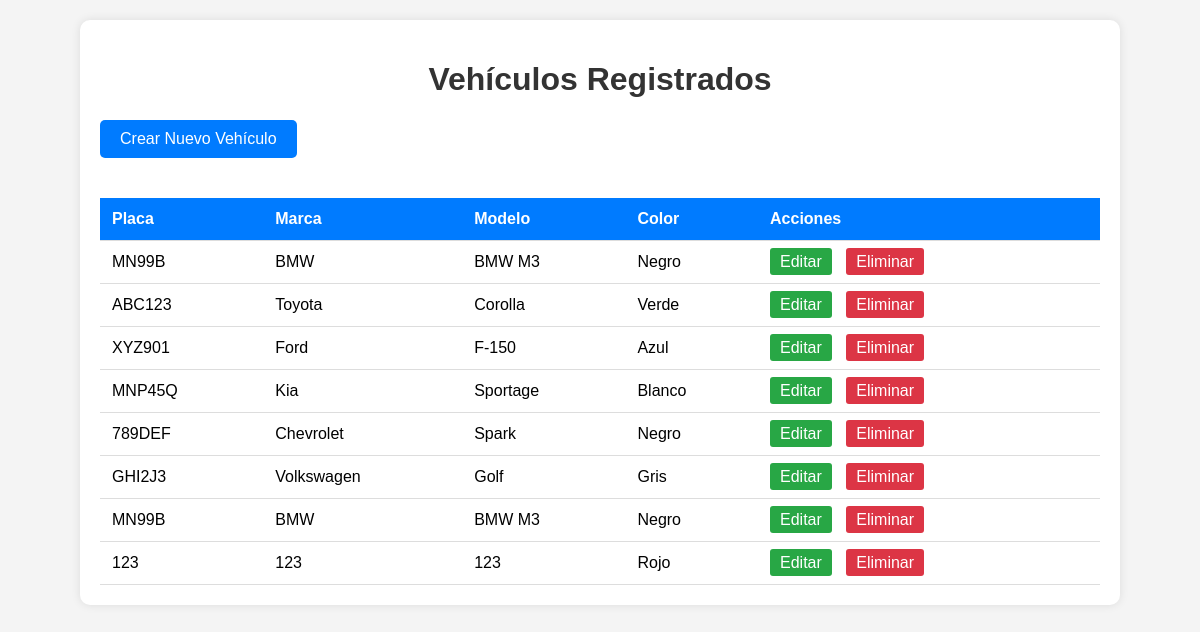
The page / on the database its author committed.
### vehiclesapp/models.py (models this page shows, shortened)
class Vehicle(models.Model):
    COLOR_CHOICES = [
        ('Rojo', 'Rojo'),
        ('Azul', 'Azul'),
        ('Verde', 'Verde'),
        ('Negro', 'Negro'),
        ('Blanco', 'Blanco'),
        ('Gris', 'Gris'),
        ('Plateado', 'Plateado'),
    ]
    numero_placa = models.CharField(max_length=10, verbose_name='Número de placa')
    marca = models.CharField(max_length=100, verbose_name='Marca del vehículo')
    modelo = models.CharField(max_length=100, verbose_name='Modelo del vehículo')
    color = models.CharField(max_length=50, choices=COLOR_CHOICES, verbose_name='Color del vehículo')

### vehiclesapp/views.py (the view)
# urls.py: path('', views.vehicle_list, name='vehicle_list'),
def vehicle_list(request):
    vehicles = Vehicle.objects.all()
    return render(request, 'list_view.html', {'vehicles': vehicles})

### vehiclesapp/templates/list_view.html (shortened to what this page needs)
<!DOCTYPE html>
<html>
<head>
</head>
<body>
    <div class="container">
        <h1>Vehículos Registrados</h1>
        <a href="{% url 'vehicle_create' %}" class="btn">Crear Nuevo Vehículo</a>
        <table>
            <thead>
                <tr>
                    <th>Placa</th>
                    <th>Marca</th>
                    <th>Modelo</th>
                    <th>Color</th>
                    <th>Acciones</th>
                </tr>
            </thead>
            <tbody>
                {% for vehicle in vehicles %}
                <tr>
                    <td>{{ vehicle.numero_placa }}</td>
                    <td>{{ vehicle.marca }}</td>
                    <td>{{ vehicle.modelo }}</td>
                    <td>{{ vehicle.color }}</td>
                    <td class="actions">
                        <a href="{% url 'vehicle_update' vehicle.pk %}" class="edit-btn">Editar</a>
                        <a href="{% url 'vehicle_delete' vehicle.pk %}" class="delete-btn">Eliminar</a>
                    </td>
                </tr>
                {% empty %}
                <tr>
                    <td colspan="5" style="text-align: center;">No hay vehículos registrados</td>
                </tr>
                {% endfor %}
            </tbody>
        </table>
    </div>
</body>
</html>

### vehiclesapp/templates/list_view.html (style rules this page uses)
body { font-family: Arial, sans-serif; margin: 20px; background-color: #f4f4f4; }
.container { max-width: 1000px; margin: 0 auto; background: white; padding: 20px; border-radius: 10px; box-shadow: 0 0 10px rgba(0,0,0,0.1); }
h1 { color: #333; text-align: center; }
table { width: 100%; border-collapse: collapse; margin-top: 20px; }
th, td { padding: 12px; text-align: left; border-bottom: 1px solid #ddd; }
th { background-color: #007bff; color: white; }
.btn { background-color: #007bff; color: white; padding: 10px 20px; text-decoration: none; border-radius: 5px; display: inline-block; margin-bottom: 20px; }
.actions a { margin-right: 10px; text-decoration: none; padding: 5px 10px; border-radius: 3px; }
.edit-btn { background-color: #28a745; color: white; }
.delete-btn { background-color: #dc3545; color: white; }

### rows shown on the page
Vehicle: numero_placa "MN99B", marca "BMW", modelo "BMW M3", color "Negro"
Vehicle: numero_placa "ABC123", marca "Toyota", modelo "Corolla", color "Verde"
Vehicle: numero_placa "XYZ901", marca "Ford", modelo "F-150", color "Azul"
Vehicle: numero_placa "MNP45Q", marca "Kia", modelo "Sportage", color "Blanco"
Vehicle: numero_placa "789DEF", marca "Chevrolet", modelo "Spark", color "Negro"
Vehicle: numero_placa "GHI2J3", marca "Volkswagen", modelo "Golf", color "Gris"
Vehicle: numero_placa "MN99B", marca "BMW", modelo "BMW M3", color "Negro"
Vehicle: numero_placa "123", marca "123", modelo "123", color "Rojo"
